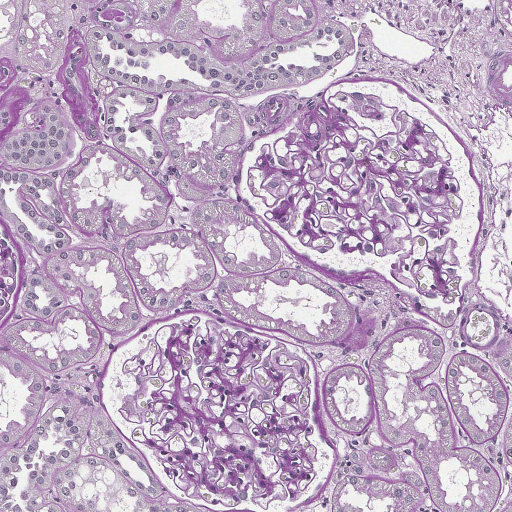
#> input picture referencia_reinhard.png, 1024 x 1024 px (shown at 1/2 size)
$ python -i phase1_heuristic_pipeline.py   (imports and definitions only)
#> lines starting #> are read from the running program, lines starting #| are printed output that depends on the picture; after the words box and inside, x2 and y2 are one past the last pixel; in counts of white or black regions, pixels touching at a corner belong together
#!/usr/bin/env python3
"""
Fase 1 detallada (heurística) para análisis de glomérulos.

Contexto del proyecto:
- El barrido inicial ya generó candidate tiles y progreso por tile.
- Los logs glomerulares detallados siguen vacíos.
- No hay pesos entrenados ni dependencias CV pesadas en el repo.

Este script completa una versión reproducible de la Fase 1 usando:
1. NMS espacial sobre `*_candidate_tiles.csv` para escoger tiles representantes.
2. Localización aproximada de un ROI glomerular dentro del tile.
3. Clasificación heurística a 4 clases:
   - Non-Proliferative  (ISN/RPS I, II, V)
   - Proliferative      (ISN/RPS III, IV)
   - Sclerosed          (ISN/RPS VI)
   - Excluded           (artefacto/tangencial/incompleto)

Importante:
- Es un pipeline heurístico de preanotación, NO un sustituto de validación experta.
- Está pensado para desbloquear la trazabilidad de Fase 1 y dejar un log auditable.
"""

from __future__ import annotations

import argparse
import csv
import json
import math
from dataclasses import dataclass
from datetime import datetime, timezone
from pathlib import Path
from typing import Dict, Iterable, List, Sequence, Tuple

import numpy as np
from PIL import Image, ImageFilter


PROJECT_ROOT = Path(__file__).resolve().parent
IMAGE_ROOT = PROJECT_ROOT / "Salidas" / "Imagen"
LOG_ROOT = PROJECT_ROOT / "logs" / "glomerule_analysis"
TILE_SIZE = 1536
STRIDE = 1536
EDGE_THRESHOLD = 50
CSV_HEADER = [
    "file_name",
    "glomeruli_id",
    "x_min_local",
    "y_min_local",
    "x_max_local",
    "y_max_local",
    "x_min_global",
    "y_min_global",
    "x_max_global",
    "y_max_global",
    "touching_edge",
    "adjacent_tiles_used",
    "classification",
    "confidence",
    "timestamp",
    "notes",
]
SUMMARY_HEADER = [
    "base_name",
    "status",
    "selected_tiles",
    "logged_rows",
    "non_proliferative",
    "proliferative",
    "sclerosed",
    "excluded",
    "last_update",
]


@dataclass(frozen=True)
class CandidateTile:
    file_name: str
    x: int
    y: int
    x_end: int
    y_end: int
    sat_frac: float


@dataclass(frozen=True)
class Detection:
    bbox_local: Tuple[int, int, int, int]
    classification: str
    confidence: float
    notes: str
    touching_edge: bool


def utc_now() -> str:
    return datetime.now(timezone.utc).replace(microsecond=0).isoformat().replace("+00:00", "Z")


def integral_image(arr: np.ndarray) -> np.ndarray:
    return np.pad(arr.cumsum(axis=0).cumsum(axis=1), ((1, 0), (1, 0)), mode="constant")


def box_mean(ii: np.ndarray, window: int) -> np.ndarray:
    sums = ii[window:, window:] - ii[:-window, window:] - ii[window:, :-window] + ii[:-window, :-window]
    return sums / float(window * window)


# [48 lines left out: functions clamp_bbox, load_candidate_tiles, spatial_nms, not called in this run]


def preprocess_tile(tile_path: Path, small_size: int = 192) -> Dict[str, np.ndarray]:
#> called with tile_path = 'referencia_reinhard.png', small_size = 192
    img = Image.open(tile_path).convert("RGB")
#> img is the input picture: PIL image 1024x1024 RGB; mean R, G, B 191.6, 172.4, 196.1
    small = img.resize((small_size, small_size), Image.Resampling.LANCZOS)

    rgb = np.asarray(small).astype(np.float32) / 255.0
    hsv = np.asarray(small.convert("HSV")).astype(np.float32) / 255.0

    sat = hsv[:, :, 1]
    val = hsv[:, :, 2]
    tissue = ((sat > 0.10) & (val < 0.97)).astype(np.float32)
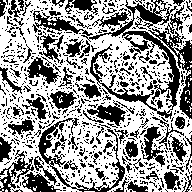
#> tissue: shape (192, 192) float32; values 0 (black) and 1 (white), 59.1% white; 737 black regions (657 under 20 px), largest, box (x1, y1, x2, y2) and area: (32, 0, 192, 119) 4061, (38, 118, 125, 192) 1008, (0, 150, 34, 192) 437

    gray_small = small.convert("L")
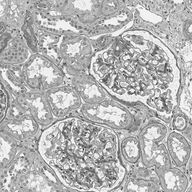
#> gray_small: PIL image 192x192 L; min 52, max 255, mean 180.8
    gray = np.asarray(gray_small).astype(np.float32) / 255.0
    blur_mid = np.asarray(gray_small.filter(ImageFilter.GaussianBlur(radius=3))).astype(np.float32) / 255.0
    blur_wide = np.asarray(gray_small.filter(ImageFilter.GaussianBlur(radius=7))).astype(np.float32) / 255.0
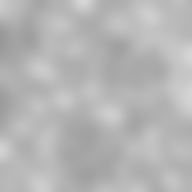
#> blur_wide: shape (192, 192) float32; min 0.596, max 0.843, mean 0.709

    # PAS suele realzar membranas basales y matriz mesangial en magenta/púrpura.
    purple = np.clip((((rgb[:, :, 0] + rgb[:, :, 2]) * 0.5) - rgb[:, :, 1]) * 1.8, 0.0, 1.0)
    texture = np.clip((np.abs(gray - blur_mid) + np.abs(blur_mid - blur_wide)) * 2.2, 0.0, 1.0)
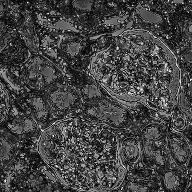
#> texture: shape (192, 192) float32; min 0, max 1, mean 0.267
    bright_lumen = np.clip((val - 0.72) * 2.8, 0.0, 1.0) * (1.0 - sat)
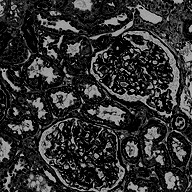
#> bright_lumen: shape (192, 192) float32; min 0, max 0.784, mean 0.191
    dark_dense = np.clip((0.48 - gray) * 2.2, 0.0, 1.0) * np.clip((sat - 0.18) * 2.0, 0.0, 1.0)
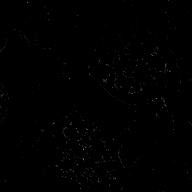
#> dark_dense: shape (192, 192) float32; min 0, max 0.477, mean 0.00273

    # Score de localización: tufo texturizado PAS + algo de luces internas.
    score = (0.33 * sat + 0.27 * purple + 0.22 * texture + 0.18 * bright_lumen) * tissue
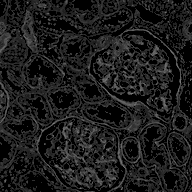
#> score: shape (192, 192) float32; min 0, max 0.498, mean 0.11

    return {
        "img_size": np.array([img.width, img.height], dtype=np.int32),
        "small_size": np.array([small_size, small_size], dtype=np.int32),
        "sat": sat,
        "val": val,
        "tissue": tissue,
        "purple": purple,
        "texture": texture,
        "bright_lumen": bright_lumen,
        "dark_dense": dark_dense,
        "score": score,
        "rgb": rgb,
    }


# [428 lines left out: functions locate_best_bbox, scale_bbox, crop_stats, classify_glomerulus, edge_directions, tile_to_row and 8 more, not called in this run]


# [2 lines not run here, left out]

>>> result = preprocess_tile('referencia_reinhard.png')
#> result = 11 items
